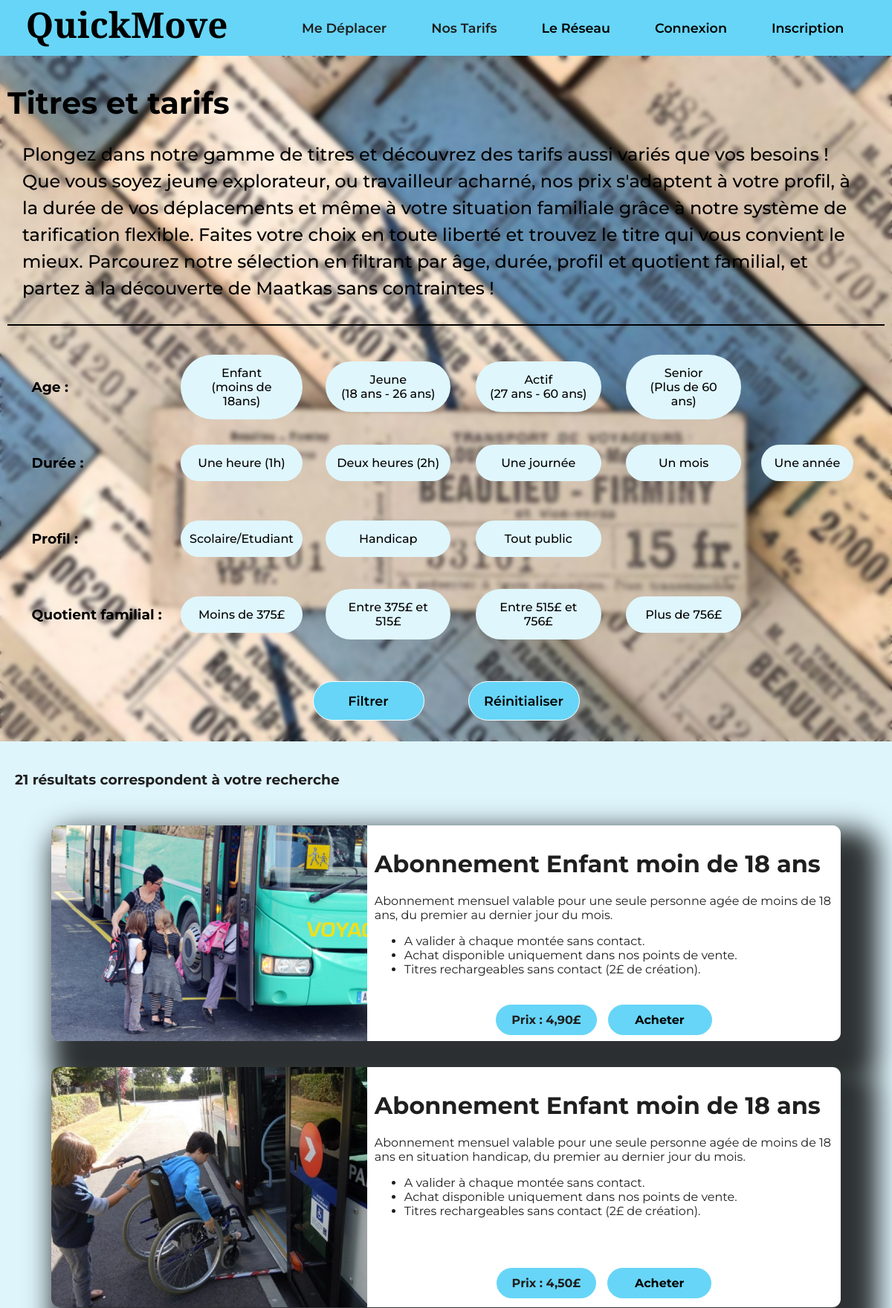
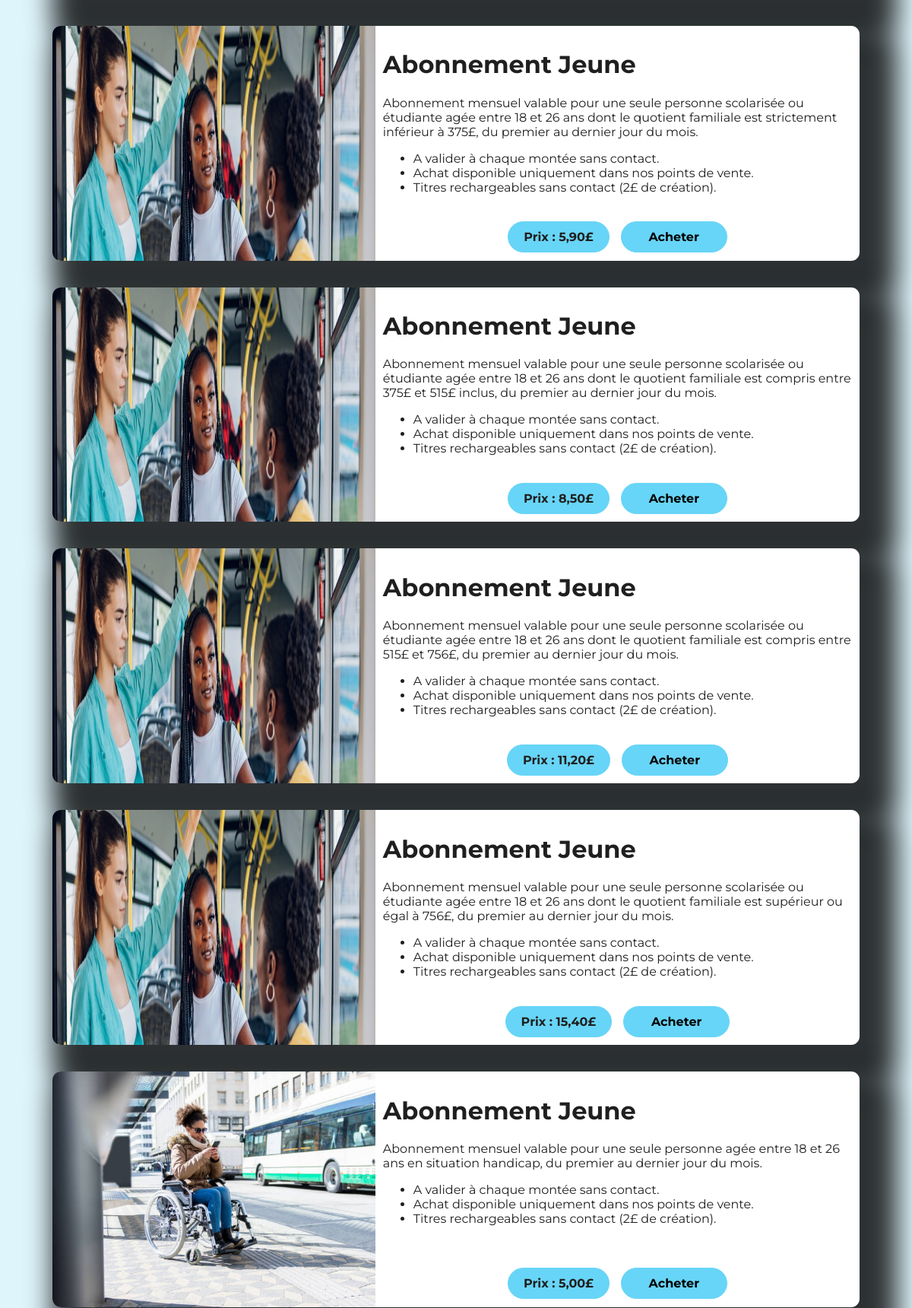
Page /Tarifs.php?duree=Un+mois (upper part) on the committed database (2 pictures, top to bottom).
### tables this page shows
CREATE TABLE `tarifs` (
  `age` varchar(26) DEFAULT NULL,
  `duree` varchar(16) DEFAULT NULL,
  `profil` varchar(17) DEFAULT NULL,
  `qf` varchar(18) DEFAULT NULL,
  `tarif` varchar(6) DEFAULT NULL,
  `description` varchar(412) DEFAULT NULL,
  `image` varchar(19) DEFAULT NULL,
  `numero` int(11) NOT NULL
);

### Tarifs.php (the view, shortened to what this page needs)
<!DOCTYPE html>
<html lang="fr">
<head>
    <link rel="stylesheet" href="style.css" type="text/css">
</head>
<body>
    <?php
    include "BarNav.php";
    include "fonction.php";
    echo '
    <div class="backgr">
        <div class="titre">
            <h1>Titres et tarifs</h1>
            <p>Plongez dans notre gamme de titres et découvrez des tarifs aussi variés que vos besoins ! Que vous soyez jeune explorateur,
            ou travailleur acharné, nos prix s\'adaptent à votre profil, à la durée de vos déplacements et même à votre situation familiale
            grâce à notre système de tarification flexible. Faites votre choix en toute liberté et trouvez le titre qui vous convient le mieux.
            Parcourez notre sélection en filtrant par âge, durée, profil et quotient familial, et partez à la découverte de Maatkas sans
            contraintes !</p> <hr>
        <div class="tarifForm"><form action="Tarifs.php" method="get">';
    $connexion = connexion();
    $elem=array('Age :'=>'age','Durée :'=>'duree','Profil :'=>'profil','Quotient familial :'=>'qf');
    $i=0;
    echo '<table class="table">';
    foreach($elem as $cle => $valeur)
    {
        $requete="select distinct $valeur from tarifs where $valeur is not NULL";
        $data = requete($connexion,$requete);
        echo '<tr><td><h3>'.$cle."</h3></td>\n";
        while($row = mysqli_fetch_assoc($data))
        {
            foreach($row as $val)
            {
                echo '<td><input type="radio" name='."\"$valeur\"".' value="'."$val\"".' id="'."$i\"".'>'.'<label class="labelRadio" for='."\"$i\"".">$val</label></td>"."\n";
                $i++;
            }
        }
        echo '</tr>';
    }
    echo '</table>';
    echo '<div class="btnTarif"><input type="submit" value="Filtrer" class="filtr">
        <input type="reset" value="Réinitialiser" class="filtr"></div></form></div>';
    echo '<div class="formSelect"><form action="Tarifs.php" method="get">';
    echo '<div class="btnTarif"><input type="submit" value="Filtrer" class="filtr">
        <input type="reset" value="Réinitialiser" class="filtr"></form></div></div></div></div>'."\n";
    $form = array("age"=> isset($_GET['age']),"duree"=> isset($_GET['duree']),"profil"=> isset($_GET['profil']),"qf"=> isset($_GET['qf']));
    $test = 0;
    foreach ($form as $val)
        if ($val == 1) $test = 1;
    if (!$test)
        $requete1='select description,image,tarif,numero from tarifs';
    else
    {
        $requete1='select description,image,tarif,numero from tarifs where ';
        $and=1;
        foreach ($form as $cle => $val)
        {
            if ($val == 1)
            {
                if ($and)
                {
                    $requete1 = $requete1.$cle."='$_GET[$cle]'";
                    $and=0;
                }
                else
                    $requete1 = $requete1.' and '.$cle."='$_GET[$cle]'";
            }
        }
    }
    $connexion = connexion();
    $data=requete($connexion,$requete1);
    echo '<div class="resultats">';
    while($row=mysqli_fetch_assoc($data))
    {
        echo '<div class="resultat">';
        foreach ($row as $cle => $val)
        {
            if ($cle=='image')
                echo '<div class="resulimg">'."<img src='$val' class='image'></div>";
            else if ($cle=='tarif')
                {
                echo '<div class="prix"><div>'."Prix : $val"."£</div>";
                echo "<form method='post' action='Mestitres.php'>
                    <input type='hidden' name='numtitre' value='$row[numero]'>
                    <input type='submit' name='acheter' value='Acheter'>
                    </form>";
                echo "</div>";
                }
            else if ($cle == 'description')
                echo '<div class="descrip">'.$val.'</div>';
        }
        echo '</div>';
    }
    echo '</div>';
    ?>
</body>
</html>

### style.css (style rules this page uses)
body { margin: 0; padding: 0; font-family: "Montserrat", sans-serif; color: rgb(31, 31, 31); background-color: rgb(223, 245, 252); font-size: 1em; }
form input,select { font-family: "Montserrat", sans-serif; font-size: 0.9em; width: 100%; border:1px solid white; border-radius: 10cap; padding: 10px 20px; margin-bottom: 18px; margin-top: 8px; }
form input { width: 90%; }
.backgr { background-image: url(Images/titre.jpg); background-size: cover; background-color: white; background-repeat: repeat; }
.titre { padding: 10px; backdrop-filter: blur(3px); color: black; }
.titre h1 { font-size:calc(1.3rem + 1.7vw); }
.titre p { padding: 0px 20px; font-weight: 500; font-size:calc(0.6rem + 1.2vw); line-height: 1.5em; }
.titre hr { color: black; border: solid black 1px; margin-top: 30px; margin-bottom: 30px; }
.table h3 { margin: 0px; }
.labelRadio { border-radius: 5cap; text-align: center; width: 70%; background-color: rgb(223, 246, 253); font-weight: 500; padding: 15px; cursor: pointer; display: flex; justify-content: center; transition: 0.2s; }
.table { width: 95%; margin-left: auto; margin-right: auto; }
tr { height: 100px; }
.filtr { width: 150px; font-size: 1.1em; padding: 15px; background-color: rgb(103, 213, 247); font-weight: 600; cursor: pointer; transition: 0.2s; }
.btnTarif { margin-top: 30px; display: flex; gap: 5%; justify-content: center; }
.resultats { padding: 10px; display: flex; flex-wrap: wrap; }
.resultat { width: 90%; margin-left: auto; margin-right: auto; display: grid; grid-template-areas: "resulimg descrip" "resulimg prix"; grid-template-columns: 40% 60%; grid-template-rows: 80% 20%; background: white; border-radius: 1cap; margin-bottom: 35px; box-shadow: 25px 30px 35px 25px rgba(0,0,0,0.8); }
.resulimg { grid-area: resulimg; }
.image { width: 100%; height: 100%; border-radius: 1cap 0cap 0cap 1cap; }
.descrip { grid-area: descrip; padding: 10px; }
.prix { grid-area: prix; padding: 10px; display: flex; justify-content: center; align-items: center; gap: 15px; }
.prix div { font-weight: bolder; padding: 10px 20px; border-radius: 5cap; border: 1px solid rgb(103, 213, 247) ; background-color: rgb(103, 213, 247); }
.prix input { width: 140px; text-align: center; font-weight: bolder; padding: 10px; margin: 0px; border-radius: 5cap; border: 1px solid rgb(103, 213, 247) ; background-color: rgb(103, 213, 247); cursor: pointer; font-size: 1em; transition: 0.2s; }
.prix form { padding: 0px; margin: 0px; }

### rows in the picture
tarifs: description "Abonnement Enfant moin de 18 ans Abonnement mensuel valable pour une seule personne agée de moins de 18 ans, du premier au dernier jour du mois. A valider à chaque montée sans contact. Achat disponible uniquement dans nos points de vente. Titres rechargeables sans contact (2£ de création).", tarif "4,90"
tarifs: description "Abonnement Enfant moin de 18 ans Abonnement mensuel valable pour une seule personne agée de moins de 18 ans en situation handicap, du premier au dernier jour du mois. A valider à chaque montée sans contact. Achat disponible uniquement dans nos points de vente. Titres rechargeables sans contact (2£ de création).", tarif "4,50"
tarifs: description "Abonnement Jeune Abonnement mensuel valable pour une seule personne scolarisée ou étudiante agée entre 18 et 26 ans dont le quotient familiale est strictement inférieur à 375£, du premier au dernier jour du mois. A valider à chaque montée sans contact. Achat disponible uniquement dans nos points de vente. Titres rechargeables sans contact (2£ de création).", tarif "5,90"
tarifs: description "Abonnement Jeune Abonnement mensuel valable pour une seule personne scolarisée ou étudiante agée entre 18 et 26 ans dont le quotient familiale est compris entre 375£ et 515£ inclus, du premier au dernier jour du mois. A valider à chaque montée sans contact. Achat disponible uniquement dans nos points de vente. Titres rechargeables sans contact (2£ de création).", tarif "8,50"
tarifs: description "Abonnement Jeune Abonnement mensuel valable pour une seule personne scolarisée ou étudiante agée entre 18 et 26 ans dont le quotient familiale est compris entre 515£ et 756£, du premier au dernier jour du mois. A valider à chaque montée sans contact. Achat disponible uniquement dans nos points de vente. Titres rechargeables sans contact (2£ de création).", tarif "11,20"
tarifs: description "Abonnement Jeune Abonnement mensuel valable pour une seule personne scolarisée ou étudiante agée entre 18 et 26 ans dont le quotient familiale est supérieur ou égal à 756£, du premier au dernier jour du mois. A valider à chaque montée sans contact. Achat disponible uniquement dans nos points de vente. Titres rechargeables sans contact (2£ de création).", tarif "15,40"
tarifs: description "Abonnement Jeune Abonnement mensuel valable pour une seule personne agée entre 18 et 26 ans en situation handicap, du premier au dernier jour du mois. A valider à chaque montée sans contact. Achat disponible uniquement dans nos points de vente. Titres rechargeables sans contact (2£ de création).", tarif "5,00"

### other values in the picture
$cle "Age :"
$val "Enfant (moins de 18ans)"
$val "Jeune (18 ans - 26 ans)"
$val "Actif (27 ans - 60 ans)"
$val "Senior (Plus de 60 ans)"
$cle "Durée :"
$val "Une heure (1h)"
$val "Deux heures (2h)"
$val "Une journée"
$val "Un mois"
$val "Une année"
$cle "Profil :"
$val "Scolaire/Etudiant"
$val "Handicap"
$val "Tout public"
